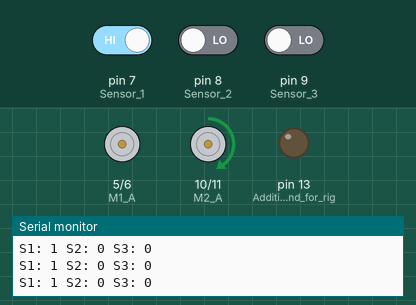
Simulated run of this sketch. Board: Arduino Uno, built with avr-gcc and run on an emulated ATmega328P. Shown: motor-driver pin pairs drawn as motors (green arrow = first pin HIGH = forward, orange = second pin HIGH = backward, longer = more drive, scaled by the enable pin), output pins drawn as LEDs (lit = HIGH), the last lines printed to the serial monitor. The inputs (shaded band) are chosen by the test bench; at power-on: pin 7 (Sensor_1) HIGH, pin 8 (Sensor_2) LOW, pin 9 (Sensor_3) LOW. Pins used as bus, display or sensor lines are not drawn.

Above: at 1.2 s.
1.3 s: pin 7 (Sensor_1) driven LOW
4.3 s: pin 8 (Sensor_2) driven HIGH
At 5.5 s:
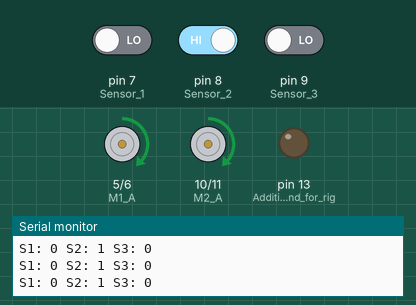
5.8 s: pin 9 (Sensor_3) driven HIGH
At 6.2 s:
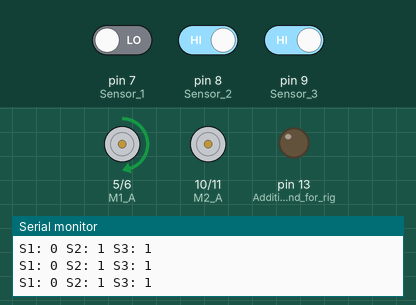
7.3 s: pin 9 (Sensor_3) driven LOW
At 7.6 s:
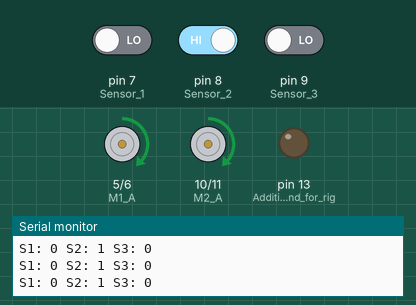
10.3 s: pin 8 (Sensor_2) driven LOW
13.3 s: pin 7 (Sensor_1) driven HIGH
At 13.6 s:
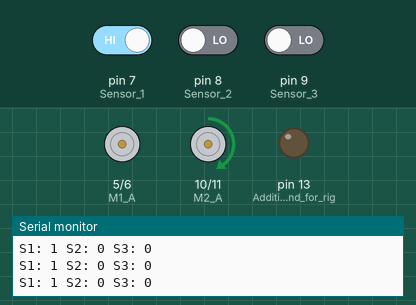
Timing chart, 0 to 16.3 s (numbered marks = the images above; inputs shaded):
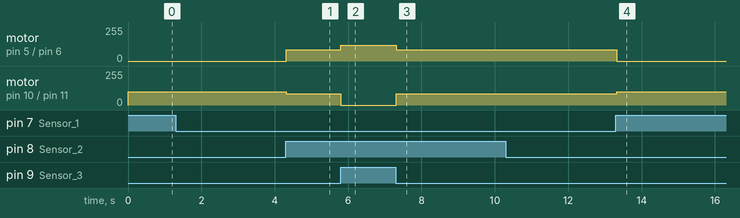

The sketch:

3_sensor_lfr_accurate_code.ino
```cpp
void setup()
{
  pinMode(5, OUTPUT);  // M1 A (in1)(forward)
  pinMode(6, OUTPUT);  // M1 B (in2)(backward)
  pinMode(10, OUTPUT); // M2 A (in3)(forward)
  pinMode(11, OUTPUT); // M2 B (in4)(backward)

  pinMode(7, INPUT); // Sensor 1 (Left)
  pinMode(8, INPUT); // Sensor 2 (centre)
  pinMode(9, INPUT); // Sensor 3 (Right)

  pinMode(2, OUTPUT); // Enable 1 (enA)
  pinMode(3, OUTPUT); // Enable 2 (enB)
  pinMode(4, OUTPUT); // Additional VCC centre sensor
  pinMode(12,OUTPUT);// Additional VCC right sensor
  pinMode(13,OUTPUT);// Additional Ground for right sensor
  digitalWrite(2, HIGH);
  digitalWrite(3, HIGH);
  digitalWrite(4, HIGH);
  digitalWrite(12,HIGH);
  digitalWrite(13,LOW);

  Serial.begin(9600);
}

void forward()
{
  analogWrite(5, 85);
  analogWrite(6, 0);
  analogWrite(10,85);
  analogWrite(11, 0);
}

void left()
{
  analogWrite(5, 0);
  analogWrite(6, 0);
  analogWrite(10, 100);
  analogWrite(11, 0);
}
void sharpleft()
{
  analogWrite(5, 0);
  analogWrite(6, 10);
  analogWrite(10, 120);
  analogWrite(11, 0);
}

void right()
{
  analogWrite(5, 120);
  analogWrite(6, 0);
  analogWrite(10, 0);
  analogWrite(11, 0);
}

void sharpright()
{
  analogWrite(5, 120);
  analogWrite(6, 0);
  analogWrite(10, 0);
  analogWrite(11,120);
}
void loop()
{
  int s1 = digitalRead(7); // Left sensor
  int s2 = digitalRead(8); // Middle sensor
  int s3 = digitalRead(9); // Right sensor

  Serial.print("S1: "); Serial.print(s1);
  Serial.print(" S2: "); Serial.print(s2);
  Serial.print(" S3: "); Serial.println(s3);

  if (s1 == 0 && s2 == 1 && s3 == 0)  // Middle sensor on track
  {
    forward();
  }
  else if (s1 == 1 && s2 == 1 && s3 == 0) // Left and Middle detect track
  {
    left();
  }
  else if (s1 == 0 && s2 == 1 && s3 == 1) // Right and Middle detect track
  {
    right();
  }
  else if (s1 == 1 && s2 == 0 && s3 == 0) // Only left detects track
  {
    left();
  }
  else if (s1 == 0 && s2 == 0 && s3 == 1) // Only right detects track
  {
    right();
  }
  else if (s1 == 1 && s2 == 1 && s3 == 1) // All sensors detect track (junction)
  {
    forward();
  }
  delay(20); // Small delay for stability
}
```

Measured:
- after the input at 4.3 s, motor on pin 5 (M1_A) / pin 6 (M1_B): stopped → forward 85/255 at once; motor on pin 10 (M2_A) / pin 11 (M2_B): forward 100/255 → forward 85/255 at once
- after the input at 5.8 s, motor on pin 5 (M1_A) / pin 6 (M1_B): forward 85/255 → forward 120/255 at once; motor on pin 10 (M2_A) / pin 11 (M2_B): forward 85/255 → stopped at once
- after the input at 7.3 s, motor on pin 5 (M1_A) / pin 6 (M1_B): forward 120/255 → forward 85/255 at once; motor on pin 10 (M2_A) / pin 11 (M2_B): stopped → forward 85/255 at once
- after the input at 13.3 s, motor on pin 5 (M1_A) / pin 6 (M1_B): forward 85/255 → stopped at once; motor on pin 10 (M2_A) / pin 11 (M2_B): forward 85/255 → forward 100/255 at once
